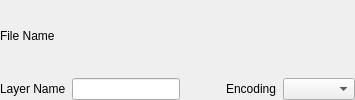
    <widget class="QWidget" name="widget_3" native="true">
     <property name="sizePolicy">
      <sizepolicy hsizetype="Preferred" vsizetype="Fixed">
       <horstretch>0</horstretch>
       <verstretch>0</verstretch>
      </sizepolicy>
     </property>
     <property name="acceptDrops">
      <bool>true</bool>
     </property>
     <layout class="QVBoxLayout" name="verticalLayout">
      <property name="leftMargin">
       <number>0</number>
      </property>
      <property name="topMargin">
       <number>0</number>
      </property>
      <property name="rightMargin">
       <number>0</number>
      </property>
      <property name="bottomMargin">
       <number>0</number>
      </property>
      <item>
       <layout class="QHBoxLayout" name="horizontalLayout_5">
        <property name="topMargin">
         <number>0</number>
        </property>
        <item>
         <widget class="QLabel" name="textLabelFileName">
          <property name="sizePolicy">
           <sizepolicy hsizetype="Minimum" vsizetype="Minimum">
            <horstretch>0</horstretch>
            <verstretch>0</verstretch>
           </sizepolicy>
          </property>
          <property name="text">
           <string>File Name</string>
          </property>
          <property name="indent">
           <number>0</number>
          </property>
         </widget>
        </item>
        <item>
         <widget class="QgsFileWidget" name="mFileWidget" native="true"/>
        </item>
       </layout>
      </item>
      <item>
       <layout class="QHBoxLayout" name="horizontalLayout_6">
        <property name="topMargin">
         <number>0</number>
        </property>
        <item>
         <widget class="QLabel" name="textLabelLayerName">
          <property name="sizePolicy">
           <sizepolicy hsizetype="Minimum" vsizetype="Preferred">
            <horstretch>0</horstretch>
            <verstretch>0</verstretch>
           </sizepolicy>
          </property>
          <property name="text">
           <string>Layer Name</string>
          </property>
         </widget>
        </item>
        <item>
         <widget class="QLineEdit" name="txtLayerName">
          <property name="sizePolicy">
           <sizepolicy hsizetype="Expanding" vsizetype="Fixed">
            <horstretch>0</horstretch>
            <verstretch>0</verstretch>
           </sizepolicy>
          </property>
          <property name="toolTip">
           <string>Name to display in the map legend</string>
          </property>
          <property name="whatsThis">
           <string>Name displayed in the map legend</string>
          </property>
         </widget>
        </item>
        <item>
         <spacer name="horizontalSpacer_3">
          <property name="orientation">
           <enum>Qt::Horizontal</enum>
          </property>
          <property name="sizeHint" stdset="0">
           <size>
            <width>40</width>
            <height>20</height>
           </size>
          </property>
         </spacer>
        </item>
        <item>
         <widget class="QLabel" name="lblEncoding">
          <property name="text">
           <string>Encoding</string>
          </property>
         </widget>
        </item>
        <item>
         <widget class="QComboBox" name="cmbEncoding">
          <property name="toolTip">
           <string>Select the file encoding</string>
          </property>
          <property name="statusTip">
           <string>Select the file encoding</string>
          </property>
          <property name="whatsThis">
           <string>Select the file encoding</string>
          </property>
          <property name="insertPolicy">
           <enum>QComboBox::InsertAtTop</enum>
          </property>
         </widget>
        </item>
       </layout>
      </item>
     </layout>
    </widget>
